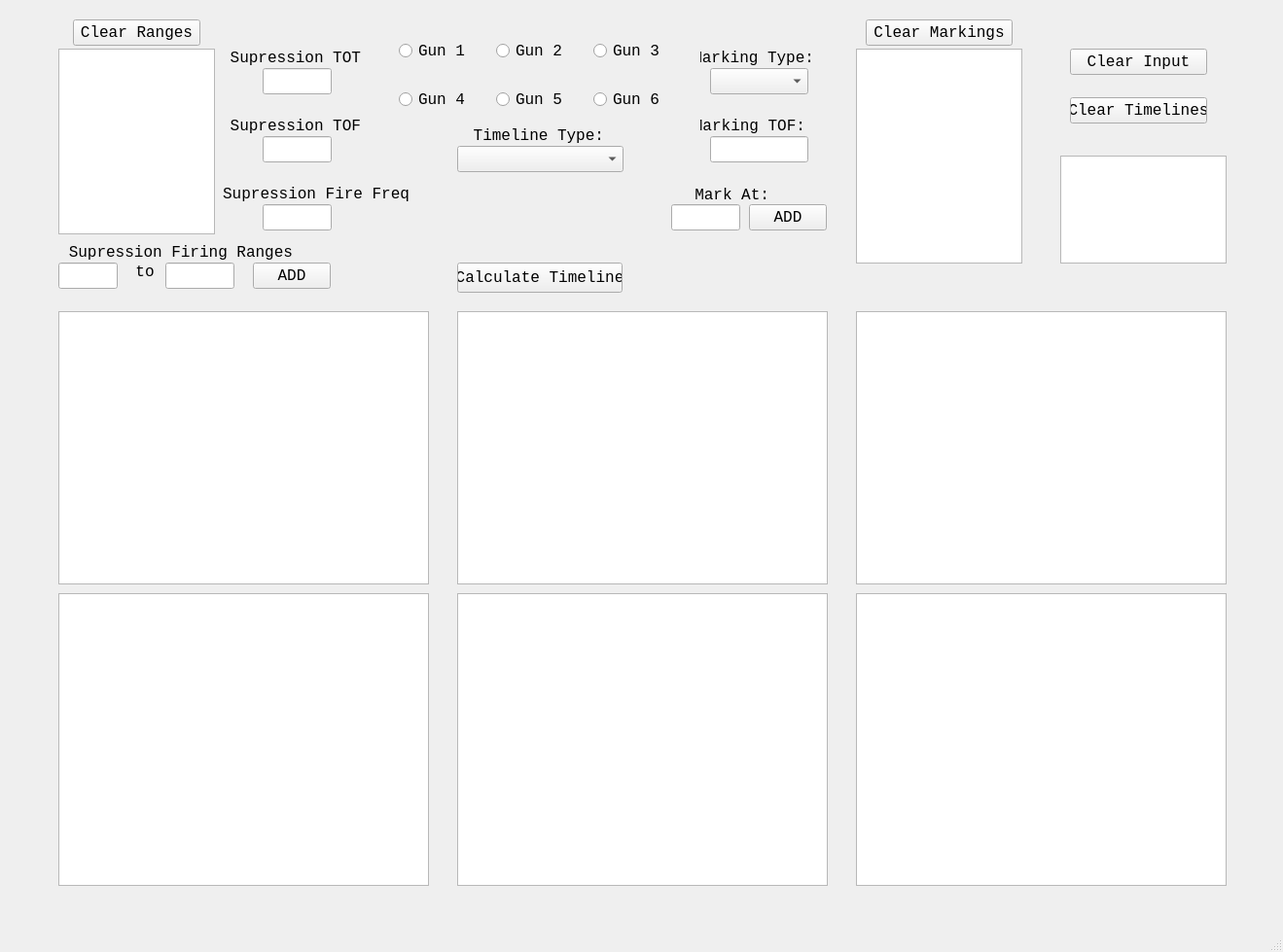
<?xml version="1.0" encoding="UTF-8"?>
<ui version="4.0">
 <class>MainWindow</class>
 <widget class="QMainWindow" name="MainWindow">
  <property name="geometry">
   <rect>
    <x>0</x>
    <y>0</y>
    <width>1319</width>
    <height>979</height>
   </rect>
  </property>
  <property name="windowTitle">
   <string>SEAD Timeline Calculator</string>
  </property>
  <widget class="QWidget" name="centralwidget">
   <widget class="QComboBox" name="fireTypeSelector">
    <property name="geometry">
     <rect>
      <x>470</x>
      <y>150</y>
      <width>171</width>
      <height>27</height>
     </rect>
    </property>
    <property name="font">
     <font>
      <family>Consolas</family>
      <pointsize>12</pointsize>
     </font>
    </property>
    <property name="currentText">
     <string/>
    </property>
    <property name="placeholderText">
     <string>      Select</string>
    </property>
   </widget>
   <widget class="QPushButton" name="CalculateTimelineButton">
    <property name="geometry">
     <rect>
      <x>470</x>
      <y>270</y>
      <width>170</width>
      <height>31</height>
     </rect>
    </property>
    <property name="font">
     <font>
      <family>Consolas</family>
      <pointsize>12</pointsize>
     </font>
    </property>
    <property name="text">
     <string>Calculate Timeline</string>
    </property>
    <property name="autoDefault">
     <bool>true</bool>
    </property>
    <property name="default">
     <bool>false</bool>
    </property>
   </widget>
   <widget class="QPushButton" name="clearButton">
    <property name="geometry">
     <rect>
      <x>1100</x>
      <y>50</y>
      <width>141</width>
      <height>27</height>
     </rect>
    </property>
    <property name="font">
     <font>
      <family>Consolas</family>
      <pointsize>12</pointsize>
     </font>
    </property>
    <property name="text">
     <string>Clear Input</string>
    </property>
    <property name="autoDefault">
     <bool>true</bool>
    </property>
   </widget>
   <widget class="QLabel" name="TimelineType">
    <property name="geometry">
     <rect>
      <x>480</x>
      <y>130</y>
      <width>141</width>
      <height>19</height>
     </rect>
    </property>
    <property name="font">
     <font>
      <family>Consolas</family>
      <pointsize>12</pointsize>
     </font>
    </property>
    <property name="text">
     <string>Timeline Type:</string>
    </property>
    <property name="alignment">
     <set>Qt::AlignRight|Qt::AlignTrailing|Qt::AlignVCenter</set>
    </property>
   </widget>
   <widget class="QLabel" name="MarkingRange">
    <property name="geometry">
     <rect>
      <x>710</x>
      <y>190</y>
      <width>81</width>
      <height>20</height>
     </rect>
    </property>
    <property name="font">
     <font>
      <family>Consolas</family>
      <pointsize>12</pointsize>
     </font>
    </property>
    <property name="text">
     <string>Mark At:</string>
    </property>
    <property name="alignment">
     <set>Qt::AlignRight|Qt::AlignTrailing|Qt::AlignVCenter</set>
    </property>
   </widget>
   <widget class="QLineEdit" name="input_8">
    <property name="geometry">
     <rect>
      <x>690</x>
      <y>210</y>
      <width>71</width>
      <height>27</height>
     </rect>
    </property>
    <property name="font">
     <font>
      <family>Consolas</family>
      <pointsize>12</pointsize>
     </font>
    </property>
   </widget>
   <widget class="QPushButton" name="AddMarkingRangeButton">
    <property name="geometry">
     <rect>
      <x>770</x>
      <y>210</y>
      <width>80</width>
      <height>27</height>
     </rect>
    </property>
    <property name="font">
     <font>
      <family>Consolas</family>
      <pointsize>12</pointsize>
     </font>
    </property>
    <property name="text">
     <string>ADD</string>
    </property>
    <property name="autoDefault">
     <bool>true</bool>
    </property>
   </widget>
   <widget class="QTextBrowser" name="MarkingRangesDisplay">
    <property name="geometry">
     <rect>
      <x>880</x>
      <y>50</y>
      <width>171</width>
      <height>221</height>
     </rect>
    </property>
    <property name="font">
     <font>
      <family>Consolas</family>
      <pointsize>12</pointsize>
     </font>
    </property>
   </widget>
   <widget class="QPushButton" name="RemoveRangeButton_2Mark">
    <property name="geometry">
     <rect>
      <x>890</x>
      <y>20</y>
      <width>151</width>
      <height>27</height>
     </rect>
    </property>
    <property name="font">
     <font>
      <family>Consolas</family>
      <pointsize>12</pointsize>
     </font>
    </property>
    <property name="text">
     <string>Clear Markings</string>
    </property>
    <property name="autoDefault">
     <bool>true</bool>
    </property>
   </widget>
   <widget class="QTextBrowser" name="TimelineDisplayGun1">
    <property name="geometry">
     <rect>
      <x>60</x>
      <y>320</y>
      <width>381</width>
      <height>281</height>
     </rect>
    </property>
    <property name="font">
     <font>
      <family>Consolas</family>
      <pointsize>12</pointsize>
     </font>
    </property>
   </widget>
   <widget class="QTextBrowser" name="TimelineDisplayGun2">
    <property name="geometry">
     <rect>
      <x>470</x>
      <y>320</y>
      <width>381</width>
      <height>281</height>
     </rect>
    </property>
    <property name="font">
     <font>
      <family>Consolas</family>
      <pointsize>12</pointsize>
     </font>
    </property>
   </widget>
   <widget class="QTextBrowser" name="TimelineDisplayGun3">
    <property name="geometry">
     <rect>
      <x>880</x>
      <y>320</y>
      <width>381</width>
      <height>281</height>
     </rect>
    </property>
    <property name="font">
     <font>
      <family>Consolas</family>
      <pointsize>12</pointsize>
     </font>
    </property>
   </widget>
   <widget class="QTextBrowser" name="TimelineDisplayGun6">
    <property name="geometry">
     <rect>
      <x>880</x>
      <y>610</y>
      <width>381</width>
      <height>301</height>
     </rect>
    </property>
    <property name="font">
     <font>
      <family>Consolas</family>
      <pointsize>12</pointsize>
     </font>
    </property>
   </widget>
   <widget class="QTextBrowser" name="TimelineDisplayGun4">
    <property name="geometry">
     <rect>
      <x>60</x>
      <y>610</y>
      <width>381</width>
      <height>301</height>
     </rect>
    </property>
    <property name="font">
     <font>
      <family>Consolas</family>
      <pointsize>12</pointsize>
     </font>
    </property>
   </widget>
   <widget class="QTextBrowser" name="TimelineDisplayGun5">
    <property name="geometry">
     <rect>
      <x>470</x>
      <y>610</y>
      <width>381</width>
      <height>301</height>
     </rect>
    </property>
    <property name="font">
     <font>
      <family>Consolas</family>
      <pointsize>12</pointsize>
     </font>
    </property>
   </widget>
   <widget class="QRadioButton" name="Gun_5_button">
    <property name="geometry">
     <rect>
      <x>510</x>
      <y>90</y>
      <width>70</width>
      <height>25</height>
     </rect>
    </property>
    <property name="font">
     <font>
      <family>Consolas</family>
      <pointsize>12</pointsize>
     </font>
    </property>
    <property name="text">
     <string>Gun 5</string>
    </property>
   </widget>
   <widget class="QRadioButton" name="Gun_6_button">
    <property name="geometry">
     <rect>
      <x>610</x>
      <y>90</y>
      <width>70</width>
      <height>25</height>
     </rect>
    </property>
    <property name="font">
     <font>
      <family>Consolas</family>
      <pointsize>12</pointsize>
     </font>
    </property>
    <property name="text">
     <string>Gun 6</string>
    </property>
   </widget>
   <widget class="QRadioButton" name="Gun_1_button">
    <property name="geometry">
     <rect>
      <x>410</x>
      <y>40</y>
      <width>70</width>
      <height>25</height>
     </rect>
    </property>
    <property name="font">
     <font>
      <family>Consolas</family>
      <pointsize>12</pointsize>
     </font>
    </property>
    <property name="layoutDirection">
     <enum>Qt::LeftToRight</enum>
    </property>
    <property name="autoFillBackground">
     <bool>false</bool>
    </property>
    <property name="styleSheet">
     <string notr="true">szStyle</string>
    </property>
    <property name="text">
     <string>Gun 1</string>
    </property>
   </widget>
   <widget class="QRadioButton" name="Gun_2_button">
    <property name="geometry">
     <rect>
      <x>510</x>
      <y>40</y>
      <width>70</width>
      <height>25</height>
     </rect>
    </property>
    <property name="font">
     <font>
      <family>Consolas</family>
      <pointsize>12</pointsize>
     </font>
    </property>
    <property name="text">
     <string>Gun 2</string>
    </property>
   </widget>
   <widget class="QRadioButton" name="Gun_3_button">
    <property name="geometry">
     <rect>
      <x>610</x>
      <y>40</y>
      <width>70</width>
      <height>25</height>
     </rect>
    </property>
    <property name="font">
     <font>
      <family>Consolas</family>
      <pointsize>12</pointsize>
     </font>
    </property>
    <property name="text">
     <string>Gun 3</string>
    </property>
   </widget>
   <widget class="QRadioButton" name="Gun_4_button">
    <property name="geometry">
     <rect>
      <x>410</x>
      <y>90</y>
      <width>70</width>
      <height>25</height>
     </rect>
    </property>
    <property name="font">
     <font>
      <family>Consolas</family>
      <pointsize>12</pointsize>
     </font>
    </property>
    <property name="text">
     <string>Gun 4</string>
    </property>
   </widget>
   <widget class="QLabel" name="TOTLabel">
    <property name="geometry">
     <rect>
      <x>230</x>
      <y>50</y>
      <width>141</width>
      <height>19</height>
     </rect>
    </property>
    <property name="font">
     <font>
      <family>Consolas</family>
      <pointsize>12</pointsize>
     </font>
    </property>
    <property name="text">
     <string>Supression TOT</string>
    </property>
    <property name="alignment">
     <set>Qt::AlignRight|Qt::AlignTrailing|Qt::AlignVCenter</set>
    </property>
   </widget>
   <widget class="QLineEdit" name="input_1">
    <property name="geometry">
     <rect>
      <x>270</x>
      <y>70</y>
      <width>71</width>
      <height>27</height>
     </rect>
    </property>
    <property name="font">
     <font>
      <family>Consolas</family>
      <pointsize>12</pointsize>
     </font>
    </property>
   </widget>
   <widget class="QLabel" name="TOFLabel">
    <property name="geometry">
     <rect>
      <x>230</x>
      <y>120</y>
      <width>141</width>
      <height>19</height>
     </rect>
    </property>
    <property name="font">
     <font>
      <family>Consolas</family>
      <pointsize>12</pointsize>
     </font>
    </property>
    <property name="text">
     <string>Supression TOF</string>
    </property>
    <property name="alignment">
     <set>Qt::AlignRight|Qt::AlignTrailing|Qt::AlignVCenter</set>
    </property>
   </widget>
   <widget class="QLabel" name="FireFreqLabel">
    <property name="geometry">
     <rect>
      <x>220</x>
      <y>190</y>
      <width>201</width>
      <height>19</height>
     </rect>
    </property>
    <property name="font">
     <font>
      <family>Consolas</family>
      <pointsize>12</pointsize>
     </font>
    </property>
    <property name="text">
     <string>Supression Fire Freq</string>
    </property>
    <property name="alignment">
     <set>Qt::AlignRight|Qt::AlignTrailing|Qt::AlignVCenter</set>
    </property>
   </widget>
   <widget class="QLineEdit" name="input_3">
    <property name="geometry">
     <rect>
      <x>270</x>
      <y>210</y>
      <width>71</width>
      <height>27</height>
     </rect>
    </property>
    <property name="font">
     <font>
      <family>Consolas</family>
      <pointsize>12</pointsize>
     </font>
    </property>
   </widget>
   <widget class="QLineEdit" name="input_2">
    <property name="geometry">
     <rect>
      <x>270</x>
      <y>140</y>
      <width>71</width>
      <height>27</height>
     </rect>
    </property>
    <property name="font">
     <font>
      <family>Consolas</family>
      <pointsize>12</pointsize>
     </font>
    </property>
   </widget>
   <widget class="QLabel" name="MarkingTypeLabel">
    <property name="geometry">
     <rect>
      <x>720</x>
      <y>50</y>
      <width>117</width>
      <height>19</height>
     </rect>
    </property>
    <property name="font">
     <font>
      <family>Consolas</family>
      <pointsize>12</pointsize>
     </font>
    </property>
    <property name="text">
     <string>Marking Type:</string>
    </property>
    <property name="alignment">
     <set>Qt::AlignRight|Qt::AlignTrailing|Qt::AlignVCenter</set>
    </property>
   </widget>
   <widget class="QComboBox" name="MarkingSelector">
    <property name="geometry">
     <rect>
      <x>730</x>
      <y>70</y>
      <width>101</width>
      <height>27</height>
     </rect>
    </property>
    <property name="font">
     <font>
      <family>Consolas</family>
      <pointsize>12</pointsize>
     </font>
    </property>
    <property name="placeholderText">
     <string>Select</string>
    </property>
   </widget>
   <widget class="QLabel" name="MarkingTOFLabel">
    <property name="geometry">
     <rect>
      <x>720</x>
      <y>120</y>
      <width>108</width>
      <height>19</height>
     </rect>
    </property>
    <property name="font">
     <font>
      <family>Consolas</family>
      <pointsize>12</pointsize>
     </font>
    </property>
    <property name="text">
     <string>Marking TOF:</string>
    </property>
    <property name="alignment">
     <set>Qt::AlignRight|Qt::AlignTrailing|Qt::AlignVCenter</set>
    </property>
   </widget>
   <widget class="QLineEdit" name="input_5">
    <property name="geometry">
     <rect>
      <x>730</x>
      <y>140</y>
      <width>101</width>
      <height>27</height>
     </rect>
    </property>
    <property name="font">
     <font>
      <family>Consolas</family>
      <pointsize>12</pointsize>
     </font>
    </property>
   </widget>
   <widget class="QLabel" name="FiringRangesLabel">
    <property name="geometry">
     <rect>
      <x>70</x>
      <y>250</y>
      <width>231</width>
      <height>19</height>
     </rect>
    </property>
    <property name="font">
     <font>
      <family>Consolas</family>
      <pointsize>12</pointsize>
     </font>
    </property>
    <property name="text">
     <string>Supression Firing Ranges</string>
    </property>
    <property name="alignment">
     <set>Qt::AlignRight|Qt::AlignTrailing|Qt::AlignVCenter</set>
    </property>
   </widget>
   <widget class="QTextBrowser" name="FiringRangesDisplay">
    <property name="geometry">
     <rect>
      <x>60</x>
      <y>50</y>
      <width>161</width>
      <height>191</height>
     </rect>
    </property>
    <property name="font">
     <font>
      <family>Consolas</family>
      <pointsize>12</pointsize>
     </font>
    </property>
   </widget>
   <widget class="QPushButton" name="RemoveRangeButton">
    <property name="geometry">
     <rect>
      <x>75</x>
      <y>20</y>
      <width>131</width>
      <height>27</height>
     </rect>
    </property>
    <property name="font">
     <font>
      <family>Consolas</family>
      <pointsize>12</pointsize>
     </font>
    </property>
    <property name="text">
     <string>Clear Ranges</string>
    </property>
    <property name="autoDefault">
     <bool>true</bool>
    </property>
   </widget>
   <widget class="QLineEdit" name="input_6">
    <property name="geometry">
     <rect>
      <x>60</x>
      <y>270</y>
      <width>61</width>
      <height>27</height>
     </rect>
    </property>
    <property name="font">
     <font>
      <family>Consolas</family>
      <pointsize>12</pointsize>
     </font>
    </property>
   </widget>
   <widget class="QLabel" name="FiringRangesLabel_2">
    <property name="geometry">
     <rect>
      <x>140</x>
      <y>270</y>
      <width>18</width>
      <height>19</height>
     </rect>
    </property>
    <property name="font">
     <font>
      <family>Consolas</family>
      <pointsize>12</pointsize>
     </font>
    </property>
    <property name="layoutDirection">
     <enum>Qt::LeftToRight</enum>
    </property>
    <property name="text">
     <string>to</string>
    </property>
    <property name="alignment">
     <set>Qt::AlignCenter</set>
    </property>
   </widget>
   <widget class="QLineEdit" name="input_7">
    <property name="geometry">
     <rect>
      <x>170</x>
      <y>270</y>
      <width>71</width>
      <height>27</height>
     </rect>
    </property>
    <property name="font">
     <font>
      <family>Consolas</family>
      <pointsize>12</pointsize>
     </font>
    </property>
   </widget>
   <widget class="QPushButton" name="AddFiringRangeButton">
    <property name="geometry">
     <rect>
      <x>260</x>
      <y>270</y>
      <width>80</width>
      <height>27</height>
     </rect>
    </property>
    <property name="font">
     <font>
      <family>Consolas</family>
      <pointsize>12</pointsize>
     </font>
    </property>
    <property name="text">
     <string>ADD</string>
    </property>
    <property name="autoDefault">
     <bool>true</bool>
    </property>
   </widget>
   <widget class="QPushButton" name="clearButtonGuns">
    <property name="geometry">
     <rect>
      <x>1100</x>
      <y>100</y>
      <width>141</width>
      <height>27</height>
     </rect>
    </property>
    <property name="font">
     <font>
      <family>Consolas</family>
      <pointsize>12</pointsize>
     </font>
    </property>
    <property name="text">
     <string>Clear Timelines</string>
    </property>
    <property name="autoDefault">
     <bool>true</bool>
    </property>
   </widget>
   <widget class="QTextBrowser" name="errorWindow">
    <property name="geometry">
     <rect>
      <x>1090</x>
      <y>160</y>
      <width>171</width>
      <height>111</height>
     </rect>
    </property>
    <property name="font">
     <font>
      <family>Consolas</family>
      <pointsize>12</pointsize>
     </font>
    </property>
   </widget>
  </widget>
  <widget class="QMenuBar" name="menubar">
   <property name="geometry">
    <rect>
     <x>0</x>
     <y>0</y>
     <width>1319</width>
     <height>20</height>
    </rect>
   </property>
  </widget>
  <widget class="QStatusBar" name="statusbar"/>
 </widget>
 <tabstops>
  <tabstop>input_1</tabstop>
  <tabstop>input_2</tabstop>
  <tabstop>MarkingSelector</tabstop>
  <tabstop>input_5</tabstop>
  <tabstop>input_6</tabstop>
  <tabstop>input_7</tabstop>
  <tabstop>AddFiringRangeButton</tabstop>
  <tabstop>input_3</tabstop>
 </tabstops>
 <resources/>
 <connections/>
</ui>
